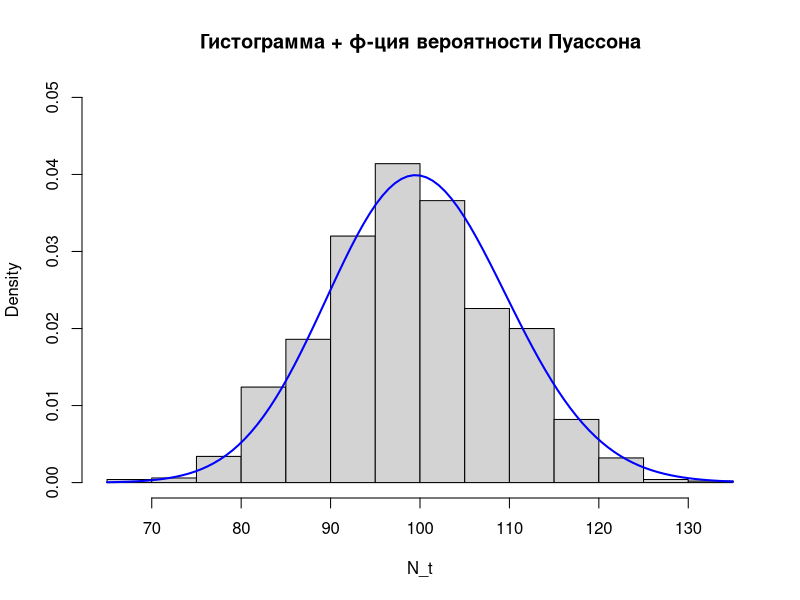
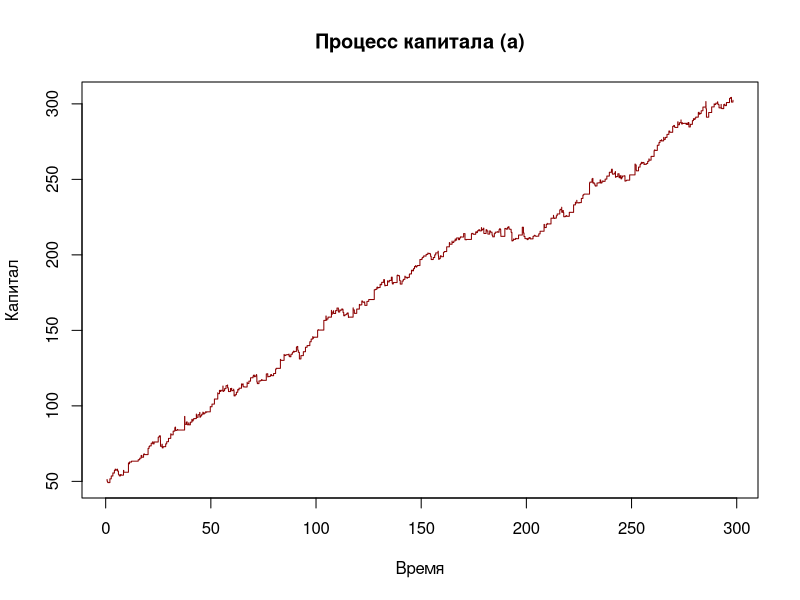
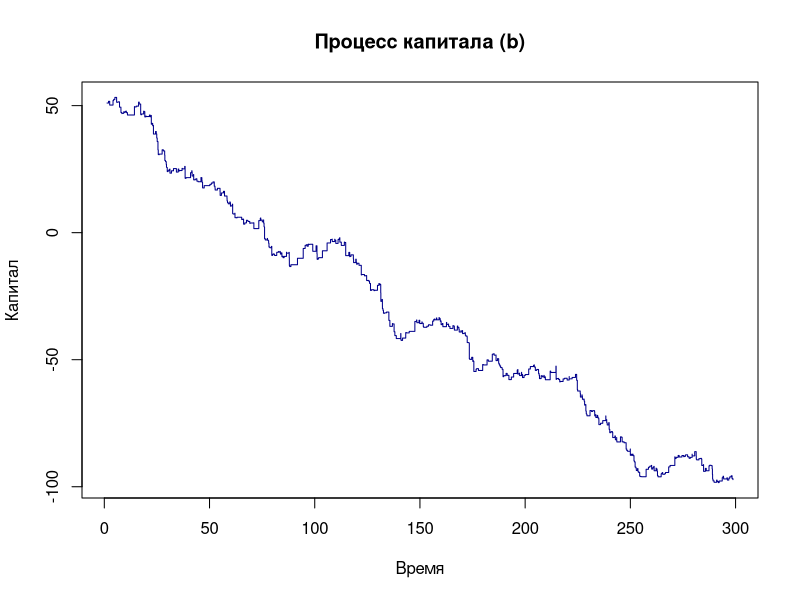

The R source for these figures, in order:
#variable&Function-Declaration----
t = 50
lyambda = 2
n = 1000

u0 = 50
tmax = 300
m = 1
cSafely = 3
cRisky = 1.5

tmax2 = 1000
c = 1
lyambda2 = 0.3
m2 = 3
u02 = 100
n2 = 1000

InsCaseSim = function(t, lyambda, n) {
  N_t = numeric(n)
  for (i in 1:n) {
    TT = 0
    count = 0
    while (TT < t) {
      TT = TT + rexp(1, rate = lyambda)
      if (TT < t) count = count + 1
    }
    
    N_t[i] = count
  }
  N_t
}
CapitalProcSim = function(u0, lyambda, c, m, tmax) {
  capital = u0
  t = 0
  process = list(t = numeric(), capital = numeric())
  
  while (t < tmax) {
    tt = rexp(1, rate = lyambda)  # Время до следующего события
    t = t + tt
    if (t >= tmax) break  # Прекратить, если время превышает максимум
    
    payout = rexp(1, rate = 1 / m)  # Выплата
    capital = capital + c * tt - payout
    process$t = c(process$t, t)  # Сохранить текущее время
    process$capital = c(process$capital, capital)  # Сохранить текущий капитал
  }
  
  process
}
RiskRuin = function(n, u0 ,lyambda,c, tmax, m) {
  count = 0
  for (i in 1:n) {
    capital = u0
    t = 0
    while (t < tmax && capital >= 0) {
      tt = rexp(1, rate = lyambda)
      t = t + tt
      if (t >= tmax) break
      
      payout = rexp(1, rate = 1 / m)
      capital = capital + c * tt - payout
      if (capital < 0) {
        count = count + 1
        break
      }
    }
  }
  count/n
}

#insurance-case-modeling----
N_t = InsCaseSim(t, lyambda, n)

#Visualization----
hist(N_t, probability = TRUE, main = "Гистограмма + ф-ция вероятности Пуассона",
     xlab = "N_t", ylim = c(0, 0.05))
curve(((lyambda * t)^x / factorial(x)) * exp(-lyambda * t),
      add = TRUE, col = "blue", lwd = 2)


#capital-insurance-company----
SafeProc = CapitalProcSim(u0, lyambda, cSafely, m, tmax) #a
Risky = CapitalProcSim(u0, lyambda, cRisky, m, tmax) #b

plot(SafeProc$t, SafeProc$capital, type = "s", col = "darkred",
     main = "Процесс капитала (a)", 
     xlab = "Время", ylab = "Капитал")

plot(Risky$t, Risky$capital, type = "s", col = "darkblue",
     main = "Процесс капитала (b)", 
     xlab = "Время", ylab = "Капитал")

#risk-of-ruin-of-the-company----
ps_ = RiskRuin(n2, u02, lyambda2, c, tmax2, m2)

p = c / (lyambda2 * m2) - 1
checkps = exp(- (1 / m2) * (p / (1 + p)) * u02)

cat("Выборочная вероятность разорения:", ps_, "\n")
cat("Граница вероятности разорения:", checkps, "\n")

